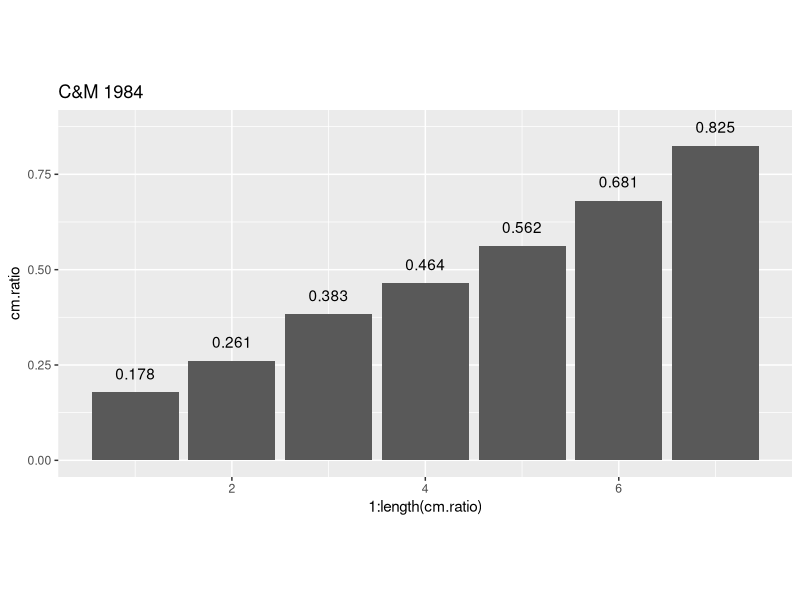
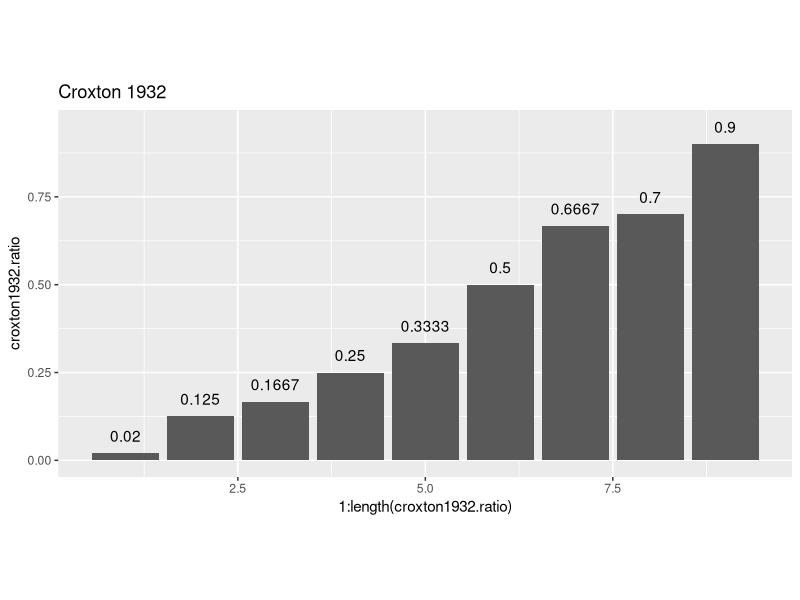
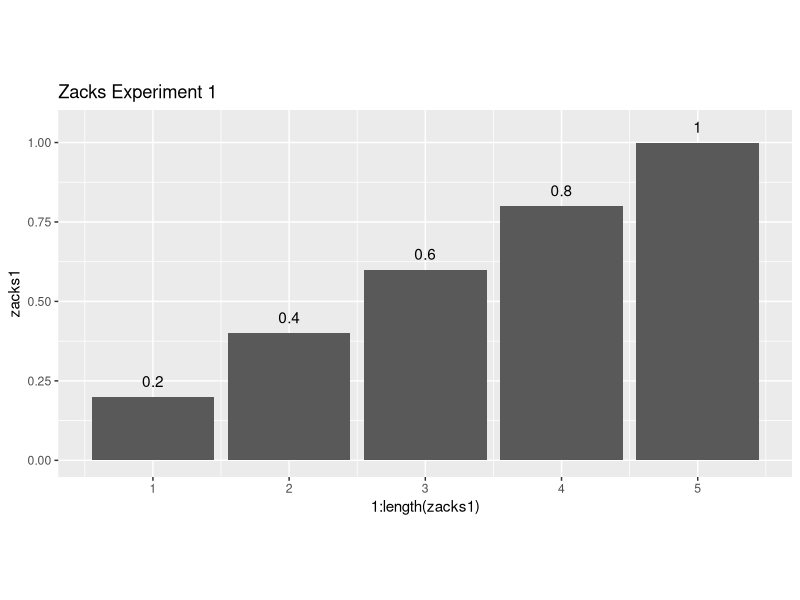
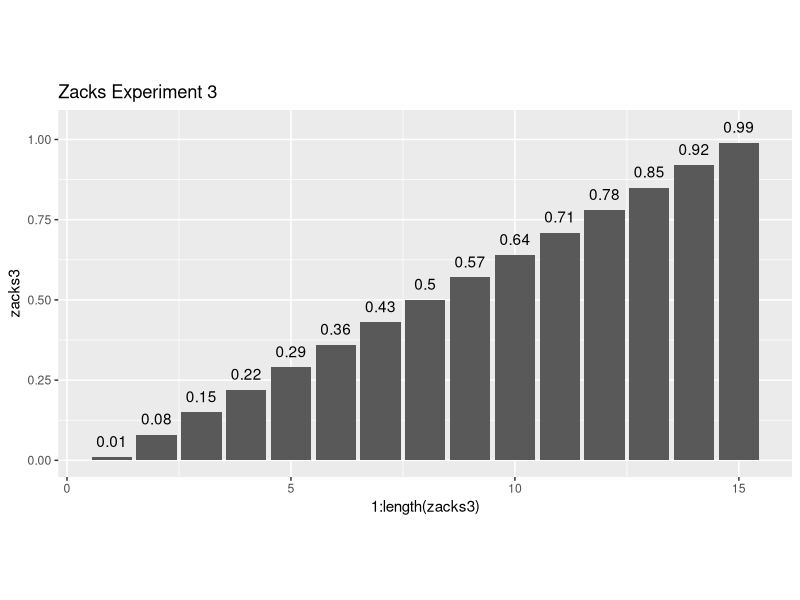

R code for these plots, in order:
## ---- chunk 1
#| label: "Ratios used by several studies"
#| layout-ncol: 2
# Graph showing the ratios used by C&M
library(tidyverse)
cm.ratio <- (c(17.8, 26.1, 38.3, 46.4, 56.2, 68.1, 82.5)/100)
croxton1932.ratio <- c(2, 12.5, 16.67, 25, 33.33, 50, 66.67, 70, 90)/100
zacks1 <- c(20, 40, 60, 80, 100)/100
zacks3 <- seq(1, 99, by = 7)/100

ggplot(mapping = aes(x = 1:length(cm.ratio), y = cm.ratio)) + 
  geom_col() + 
  geom_text(aes(label = cm.ratio, y = cm.ratio + 0.05)) + 
  labs(title = "C&M 1984") + 
  theme(aspect.ratio = 1/2)

ggplot(mapping = aes(x = 1:length(croxton1932.ratio), y = croxton1932.ratio)) + 
  geom_col() + 
  geom_text(aes(label = croxton1932.ratio, y = croxton1932.ratio + 0.05)) + 
  labs(title = "Croxton 1932") + 
  theme(aspect.ratio = 1/2)

ggplot(mapping = aes(x = 1:length(zacks1), y = zacks1)) + 
  geom_col() + 
  geom_text(aes(label = zacks1, y = zacks1 + 0.05)) + 
  labs(title = "Zacks Experiment 1") + 
  theme(aspect.ratio = 1/2)

ggplot(mapping = aes(x = 1:length(zacks3), y = zacks3)) + 
  geom_col() + 
  geom_text(aes(label = zacks3, y = zacks3 + 0.05)) + 
  labs(title = "Zacks Experiment 3") + 
  theme(aspect.ratio = 1/2)
